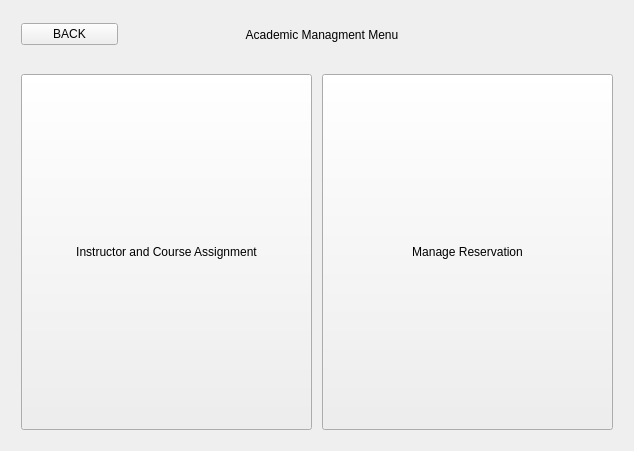
<?xml version="1.0" encoding="UTF-8"?>
<ui version="4.0">
 <class>Form</class>
 <widget class="QWidget" name="Form">
  <property name="geometry">
   <rect>
    <x>0</x>
    <y>0</y>
    <width>634</width>
    <height>451</height>
   </rect>
  </property>
  <property name="windowTitle">
   <string>Form</string>
  </property>
  <layout class="QVBoxLayout" name="verticalLayout_2">
   <item>
    <layout class="QVBoxLayout" name="verticalLayout" stretch="1,8">
     <item>
      <layout class="QHBoxLayout" name="top_layout" stretch="1,4,1">
       <property name="spacing">
        <number>10</number>
       </property>
       <property name="leftMargin">
        <number>10</number>
       </property>
       <property name="topMargin">
        <number>10</number>
       </property>
       <property name="rightMargin">
        <number>10</number>
       </property>
       <property name="bottomMargin">
        <number>10</number>
       </property>
       <item>
        <widget class="QPushButton" name="back_btn">
         <property name="text">
          <string>BACK</string>
         </property>
        </widget>
       </item>
       <item>
        <widget class="QLabel" name="label">
         <property name="text">
          <string>Academic Managment Menu</string>
         </property>
         <property name="alignment">
          <set>Qt::AlignCenter</set>
         </property>
        </widget>
       </item>
       <item>
        <spacer name="horizontalSpacer">
         <property name="orientation">
          <enum>Qt::Horizontal</enum>
         </property>
         <property name="sizeHint" stdset="0">
          <size>
           <width>40</width>
           <height>20</height>
          </size>
         </property>
        </spacer>
       </item>
      </layout>
     </item>
     <item>
      <layout class="QHBoxLayout" name="horizontalLayout" stretch="0,0">
       <property name="spacing">
        <number>10</number>
       </property>
       <property name="leftMargin">
        <number>10</number>
       </property>
       <property name="topMargin">
        <number>10</number>
       </property>
       <property name="rightMargin">
        <number>10</number>
       </property>
       <property name="bottomMargin">
        <number>10</number>
       </property>
       <item>
        <widget class="QPushButton" name="IC_Assignments">
         <property name="sizePolicy">
          <sizepolicy hsizetype="Minimum" vsizetype="Minimum">
           <horstretch>0</horstretch>
           <verstretch>0</verstretch>
          </sizepolicy>
         </property>
         <property name="text">
          <string>Instructor and Course Assignment</string>
         </property>
        </widget>
       </item>
       <item>
        <widget class="QPushButton" name="reservation_managment">
         <property name="sizePolicy">
          <sizepolicy hsizetype="Minimum" vsizetype="Minimum">
           <horstretch>0</horstretch>
           <verstretch>0</verstretch>
          </sizepolicy>
         </property>
         <property name="text">
          <string>Manage Reservation</string>
         </property>
        </widget>
       </item>
      </layout>
     </item>
    </layout>
   </item>
  </layout>
 </widget>
 <resources/>
 <connections/>
</ui>
